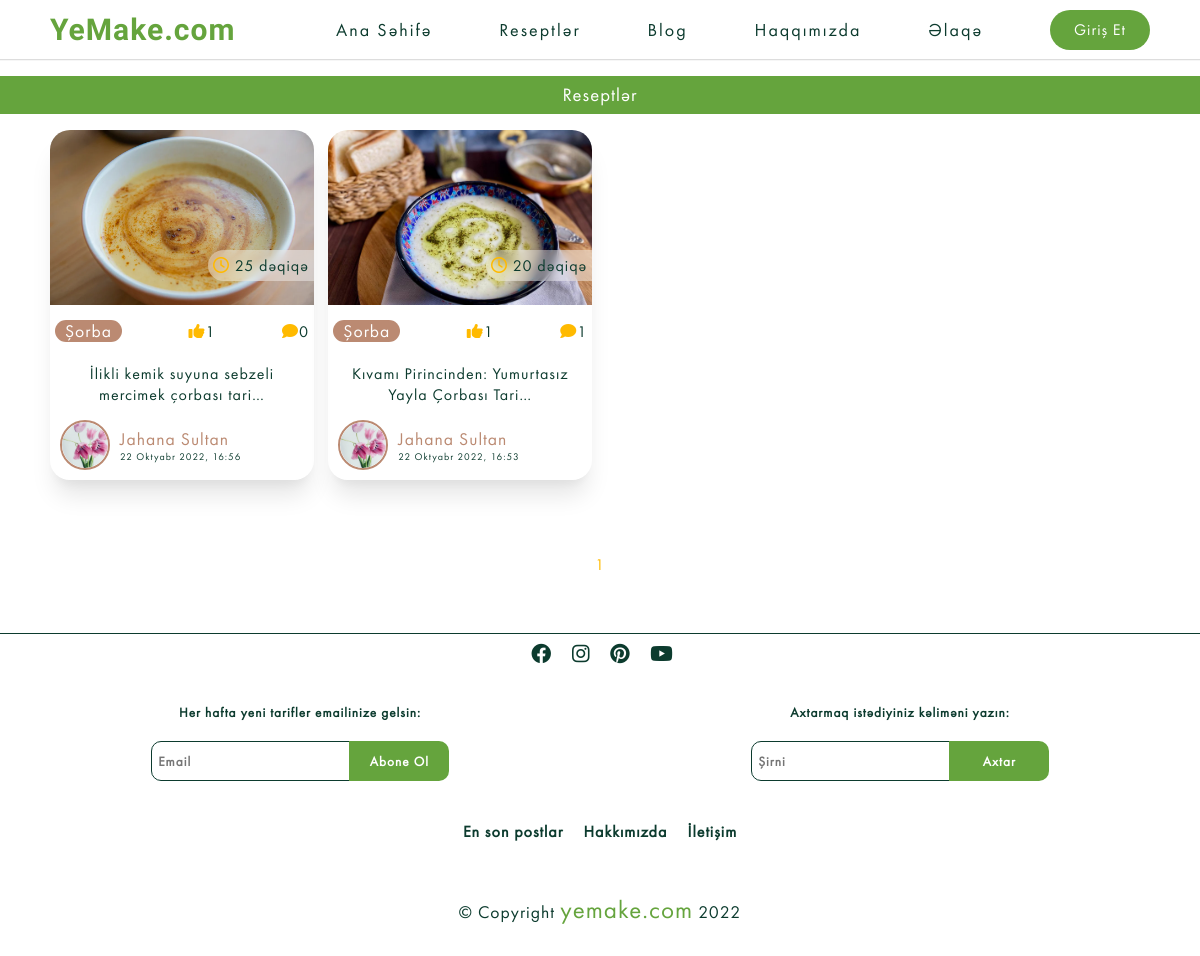
Before: /category-filter/sorbaldes with the older database file.
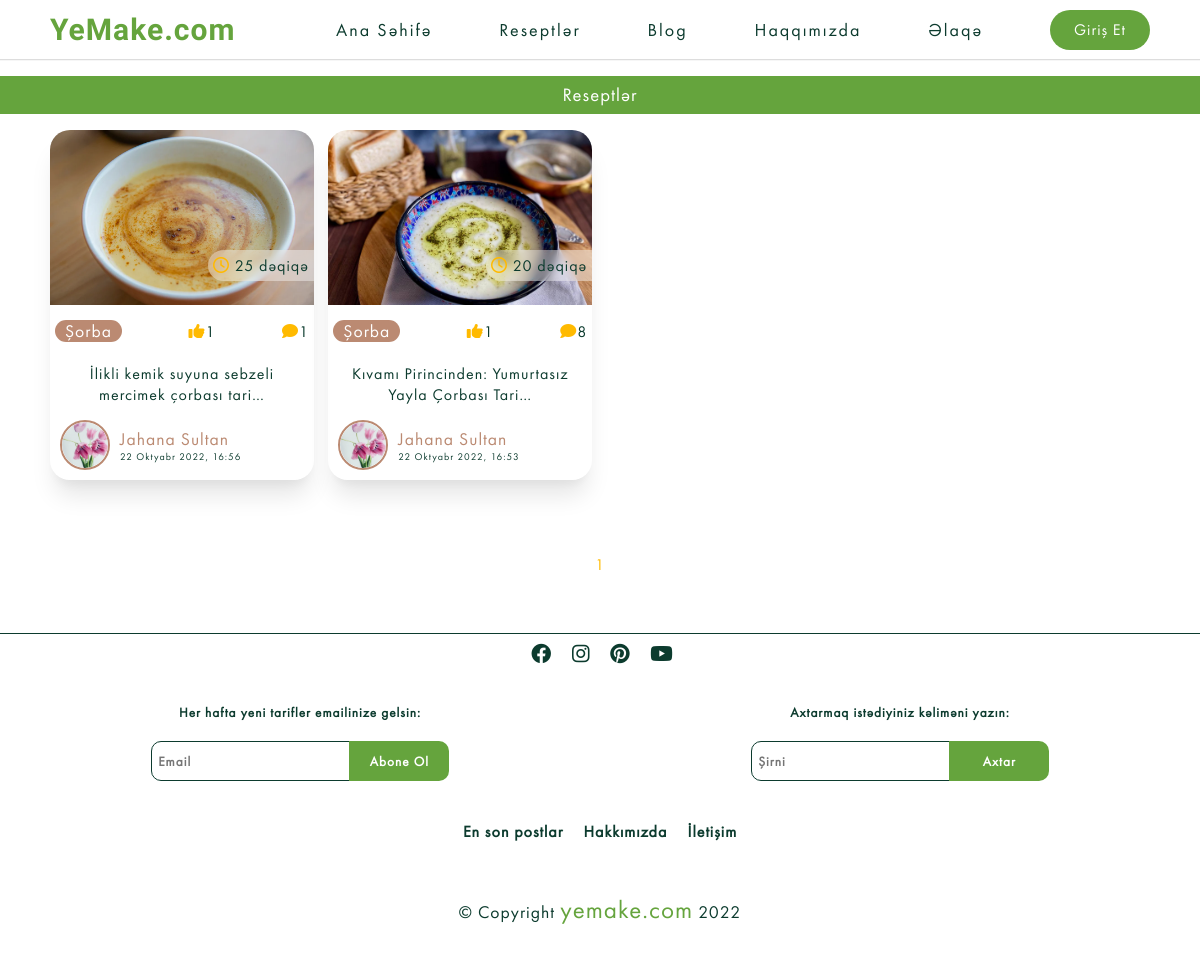
After: the same page with the newer database file.
### recipes/models.py (models this page shows, shortened)
class Blog(models.Model):
    sn = 'saniyə'
    deq = 'dəqiqə'
    s = 'saat'
    g = 'gün'
    TIME_CHOICES = [
        (sn, "saniyə"),
        (deq, 'dəqiqə'),
        (s, 'saat'),
        (g, 'gün'),
    ]
    title = models.CharField(verbose_name="Başlıq",max_length=1500)
    description = QuillField(verbose_name="Açıqlama")
    image=models.ImageField(verbose_name="Şəkil",null=True, blank=True, default='Recipes/default.jpg', upload_to='Recipes')
    isActive=models.BooleanField(verbose_name="Aktivlik",default=False)
    category= models.ForeignKey(Category,verbose_name="Kateqoriya", on_delete=models.CASCADE)
    slug=models.SlugField(editable=False, verbose_name="Slug", null=True, unique=True)
    cook_time=models.IntegerField(verbose_name="Bişirilmə Vaxtı",null=True)
    time=models.CharField(verbose_name="Zaman Ölçüsü",max_length=10, choices=TIME_CHOICES, default=deq, null=True)
    created=models.DateTimeField("Yaradılma Vaxtı",auto_now_add=True, null=True)
    youtube_link=EmbedVideoField("Youtube Linki",null=True, blank=True)
    owner=models.ForeignKey(Profile,verbose_name="Postu Paylaşan", null=True, on_delete=models.SET_NULL)
    class Meta:
        ordering= ["-created"]
        verbose_name="Resept"
        verbose_name_plural="Reseptlər"

class Review(models.Model):
    owner=models.ForeignKey(Profile, on_delete=models.CASCADE, null=True)
    recipe = models.ForeignKey(Blog ,on_delete=models.CASCADE)
    body=models.TextField(null=True,blank=False)
    created=models.DateTimeField(auto_now_add=True)
    class Meta:
        ordering=["-created"]

class Category(models.Model):
    title=models.CharField(max_length=250)
    image=models.ImageField(null=True,upload_to='Category')
    slug=models.SlugField(editable=False, verbose_name="Slug", null=True, unique=True)

class Vote(models.Model):
    owner=models.ForeignKey(Profile, on_delete=models.CASCADE, null=True)
    recipe = models.ForeignKey(Blog, on_delete=models.CASCADE)
    class Meta:
        unique_together=[["owner", "recipe"]]

### users/models.py (models this page shows, shortened)
class Profile(models.Model):
    user=models.OneToOneField(User, on_delete=models.CASCADE, null=True )
    username=models.CharField(max_length=100, null=True, blank=True)
    name=models.CharField(max_length=200, null=True, blank=True)
    email=models.EmailField(max_length=200,null=True,blank=True, unique=True)
    short_info=models.CharField(max_length=200, null=True, blank=True)
    profile_image=models.ImageField(upload_to='Users', null=True, blank=True,default='Users/user-default.jpg')
    cover_image=models.ImageField(upload_to='Users', blank=True, null=True, default='Users/cover.webp')
    slug=models.SlugField( verbose_name="Slug", null=True, unique=True)

### recipes/views.py (the view)
# urls.py: path('category-filter/<slug:slug>',views.category_filter, name="recipe-category"),
def category_filter(request, slug):
    category=Blog.objects.filter(category__slug=slug)
    if category:
        blogs, custom_range=Paginations(request, category)
    else:
        blogs=""
        custom_range=""
    context={
        "blog":blogs,
        "custom_range":custom_range
    }
    return render(request, "recipes/recipes.html",context)

### main/context_processors.py (called while the page is built)
def notification_count(request):
    if request.user.is_authenticated:
        profile=Profile.objects.get(username=request.user.username)
        notification=Notification.objects.filter(user=profile, is_seen=False)
        return {
          "push":notification
        }
    else:
        return {
            "push": {}
        }

### recipes/utils.py (called while the page is built)
def Paginations(request, blogs):
    page=request.GET.get("page")
    results=30
    paginator=Paginator(blogs, results)
    try:
        blogs=paginator.page(page)
    except PageNotAnInteger:
        page=1
        blogs=paginator.page(page)
    except EmptyPage:
        page=paginator.num_pages
        blogs=paginator.page(page)
    leftIndex=(int(page)-2)
    if leftIndex<1:
        leftIndex=1
    rightIndex=(int(page)+3)
    if rightIndex>paginator.num_pages:
        rightIndex=paginator.num_pages+1
    custom_range=range(leftIndex, rightIndex)
    return blogs, custom_range

### templates/recipes/recipes.html (shortened to what this page needs)
{% extends 'base.html' %}
{% load static %}
{% block css %}
<link rel="stylesheet" href='{% static '/css/index.css' %}?{% now "U" %}'>
{% endblock  %}
{% block content %}
<h3 class='title'>Reseptlər</h3>
<div class="cards padding-x">
{% if blog %}
 {% for blog in blog  %}
 {% if blog.isActive %}
     <div class="card">
    {% include 'partials/__recipecard.html' %}
    </div>
 {% endif %}
    {% endfor %}
{% else %}
<div class="notfound">
<p><i class="fa-solid fa-magnifying-glass"></i></p>
<h1>Nəticə Tapılmadı!</h1>
<a href="{% url 'index' %}" class="back">Ana Səhifəyə Qayıt</a></div>
{% endif %}
</div>
{% include "partials/__paginations.html" %}
{% endblock  %}

### templates/partials/__recipecard.html (shortened to what this page needs)
<div class="post-card">
    <div class="img">
        <img src="{{blog.image.url}}" alt="">
    </div>
    <div class="category">
        <a href="{% url 'recipe-category' blog.category.slug %}"><div class="post-category">
            <p>{{blog.category.title}}</p>
        </div></a>
        <div class="time-cook"><i class="fa-regular fa-clock"></i> {{blog.cook_time}} {{blog.time}}</div>
        <div class="stars"><i class="fa-solid fa-thumbs-up"></i>{{blog.vote_set.all | length }}</div>
        <div class="comment"><i class="fa-solid fa-comment"></i>{{blog.review_set.all | length}}</div>
    </div>
    <div class="title"><a href="{% url 'blogdetails' blog.slug %}">
            <h4>{{blog.title | truncatechars:50}}</h4>
        </a>
    </div>
  <a href="{% if blog.owner.id == user.profile.id %} {% url 'profile' user.profile.slug %} {% else %} {% url 'Account' blog.owner.slug %} {% endif %}" class="profile">
    <div class="profile">
        <div class="profile-photo">
            {% if blog.owner.profile_image %}
            <img src="{{blog.owner.profile_image.url}}" alt="">
            {% endif %}</div>
        <div class="name-date">
            <p class="name">{{blog.owner.name}}</p>
            <p class="date">{{blog.created}}</p>
        </div>
    </div>
</a>
</div>

Changed rows visible on the page:
changed Blog "22 Oktyabr 2022, 16:56": review_set.all|length "0" → "1"
computed for Blog "22 Oktyabr 2022, 16:53": review_set.all|length "1" → "8"
